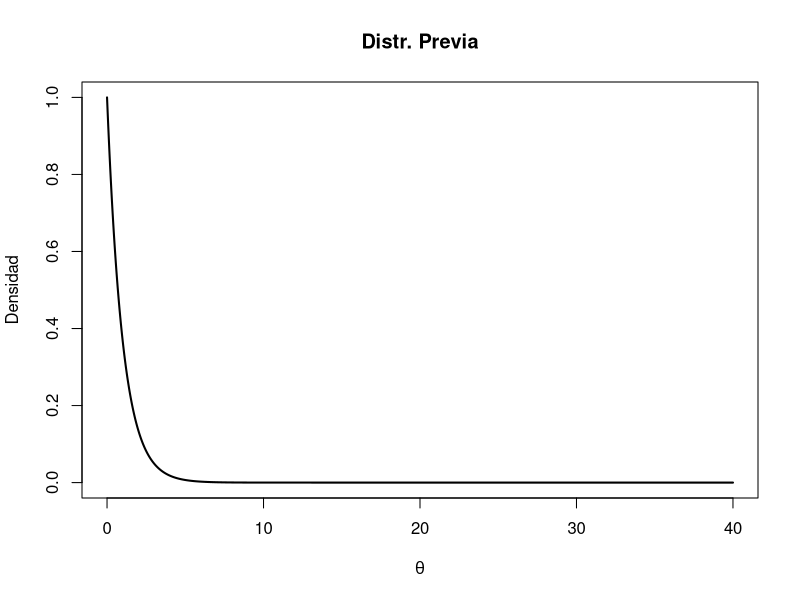
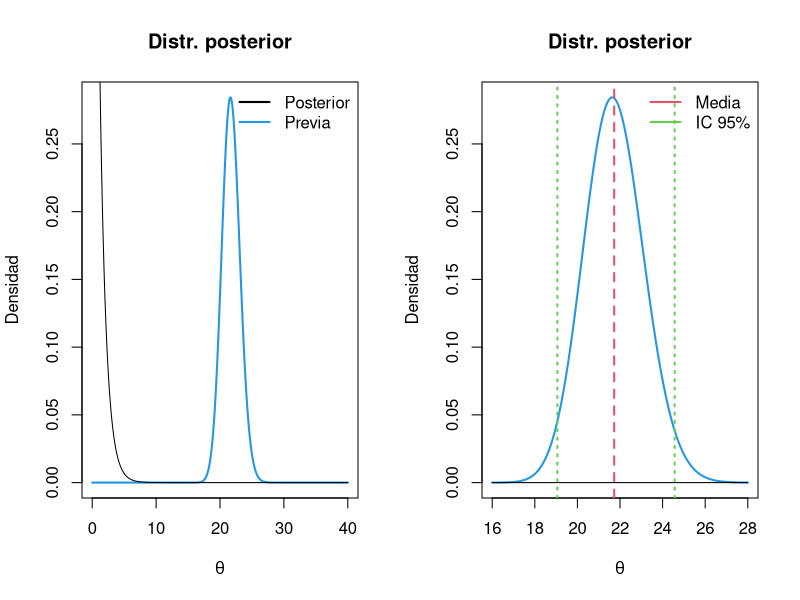

Reproduce these figures in R, in order. (Note: this script raises an error after producing the figures.)
## ---- chunk 1
knitr::opts_chunk$set(echo = TRUE)
## ---- chunk 2
# hiperparametros
a <- 1
b <- 1
# previa
curve(expr = dgamma(x, shape = a, rate = b), from = 0, to = 40, n = 1000, lwd = 2, 
      xlab = expression(theta), ylab = "Densidad", main = "Distr. Previa")
## ---- chunk 3
# datos
y <- c(24, 25, 31, 31, 22, 21, 26, 20, 16, 22)
n <- length(y)
print(n)
# estadistico suficiente
s <- sum(y)
print(s)
# posterior
ap <- a + s
print(ap)
bp <- b + n
print(bp)
# grafico
par(mfrow = c(1,2))
curve(expr = dgamma(x, shape = ap, rate = bp), from = 0, to = 40, n = 1000, lwd = 2, col = 4, 
      xlab = expression(theta), ylab = "Densidad", main = "Distr. posterior")
curve(expr = dgamma(x, shape = a, rate = b), n = 1000, add = T)
legend("topright", legend = c("Posterior","Previa"), col = c(1,4), lwd = 2, bty = "n")
# 
curve(expr = dgamma(x, shape = ap, rate = bp), from = 16, to = 28, n = 1000, lwd = 2, col = 4, 
      xlab = expression(theta), ylab = "Densidad", main = "Distr. posterior")
curve(expr = dgamma(x, shape = a, rate = b), n = 1000, add = T)
abline(v = ap/bp, lwd = 2, lty = 2, col = 2)
abline(v = qgamma(p = c(0.025, 0.975), shape = ap, rate = bp), lwd = 2, lty = 3, col = 3)
legend("topright", legend = c("Media","IC 95%"), col = c(2,3), lwd = 2, bty = "n")
## ---- chunk 4
# estimacion puntual
round(ap/bp, 3)
# intervalo de creidibilidad al 95%
round(qgamma(p = c(0.025, 0.975), shape = ap, rate = bp), 3)
## ---- chunk 5
# previa difusa (previa 1)
a1 <- 1
b1 <- 1
# previa empirica (previa 2)
a2 <- 1
b2 <- 1/mean(y)
# posterior usando previa difusa
ap1 <- a1 + s
bp1 <- b1 + n
# posterior usando previa empirica
ap2 <- a2 + s
bp2 <- b2 + n
# inferencia
tab <- rbind(c(ap1/bp1, qgamma(p = c(0.025, 0.975), shape = ap1, rate = bp1)), 
             c(ap2/bp2, qgamma(p = c(0.025, 0.975), shape = ap2, rate = bp2)))
rownames(tab) <- c("Previa difusa","Previa empírica")
colnames(tab) <- c("Estimación","Q2.5%","Q97.5%")
knitr::kable(x = tab, digits = 3)
## ---- chunk 6
knitr::include_graphics("tumorigenesis.png")
## ---- chunk 7
# grafico
par(mar = c(3,3,1.4,1.4), mgp = c(1.75,.75,0))
curve(expr = dgamma(x, shape = 120, rate = 10), from = 0, to = 25, n = 1000, col = 2, lwd = 1, ylim = c(0,0.5), xlab = expression(theta), ylab = "Densidad", main = "Distr. Previa")
curve(expr = dgamma(x, shape = 12, rate = 1), n = 1000, col = 4, lwd = 1, add = TRUE)
abline(v = 12, lty = 2)
legend("topright", legend = c("Tipo A", "Tipo B"), col = c(2, 4), lty = 1, lwd = 2, bty = "n")
## ---- chunk 8
# datos
yA <- c(12, 9, 12, 14, 13, 13, 15, 8, 15, 6)
yB <- c(11, 11, 10, 9, 9, 8, 7, 10, 6, 8, 8, 9, 7)
# tamaños
nA <- length(yA)
nB <- length(yB)
# estadistico suficiente
sA <- sum(yA)
sB <- sum(yB)
# previa
aA <- 120
bA <- 10
aB <- 12
bB <- 1
# posterior
apA <- aA + sA
bpA <- bA + nA
print(c(apA, bpA))
apB <- aB + sB
bpB <- bB + nB
print(c(apB, bpB))
## ---- chunk 9
# inferencia
tab <- rbind(c(apA/bpA, apA/bpA^2, qgamma(p = c(0.025, 0.975), shape = apA, rate = bpA)), 
             c(apB/bpB, apB/bpB^2, qgamma(p = c(0.025, 0.975), shape = apB, rate = bpB)))
rownames(tab) <- c("Tipo A","Tipo B")
colnames(tab) <- c("Media","Varianza","Q2.5%","Q97.5%")
knitr::kable(x = tab, digits = 3)
## ---- chunk 10
# grafico
par(mar = c(3,3,1.4,1.4), mgp = c(1.75,.75,0))
# tipo A
curve(expr = dgamma(x, shape = apA, rate = bpA), from = 0, to = 25, n = 1000, col = 2, lwd = 2, ylim = c(0,0.5), xlab = expression(theta), ylab = "Densidad", main = "")
curve(expr = dgamma(x, shape = aA,  rate = bA),  n = 1000, col = 2, lwd = 1, lty = 2, add = TRUE)
curve(expr = dgamma(x, shape = apB, rate = bpB), n = 1000, col = 4, lwd = 2, lty = 1, add = TRUE)
curve(expr = dgamma(x, shape = aB,  rate = bB),  n = 1000, col = 4, lwd = 1, lty = 2, add = TRUE)
legend("topright", legend = c("Posterior A","Posterior B","Previa A","Previa B"), col = c(2,4,2,4), lty = c(1,1,2,2), lwd = c(2,3,1,1), bty = "n")
## ---- chunk 11
# grafico
mgrid <- c(1,8,15,25,50)
col <- RColorBrewer::brewer.pal(n = 9, name = "Set1")
par(mar = c(3,3,1.4,1.4), mgp = c(1.75,.75,0))
plot(NA, NA, xlim = c(6,14), ylim = c(0,1), xlab = expression(theta), ylab = "Densidad posterior", main = "Tipo B")
for (j in 1:length(mgrid)) {
  curve(expr = dgamma(x, shape = 12*mgrid[j] + sB, rate = 1*mgrid[j] + nB),  n = 1000, col = col[j], lwd = 2, lty = 1, add = TRUE)
  abline(v = (12*mgrid[j] + sB)/(1*mgrid[j] + nB), lty = 2,  col = col[j])
}
abline(v = (12 + sA)/(1 + nA), lty = 1)
legend("topright", legend = c(paste0("m = ", mgrid), "Media post. A"), col = c(col[1:length(mgrid)], "black"), lty = 1, lwd = 2, bty = "n")
## ---- chunk 12
mgrid <- 1:50
mmean <- (12*mgrid + sB)/(1*mgrid + nB)
mvar  <- (12*mgrid + sB)/(1*mgrid + nB)^2
par(mfrow = c(1,2), mar = c(3,3,1.4,1.4), mgp = c(1.75,.75,0))
# media 
plot(x = mgrid, y = mmean, type = "p", pch = 18, cex = 0.8, ylim = c(9, 12), xlab = "m", ylab = "Media posterior", main = "Tipo B")
abline(h = (12 + sA)/(1 + nA), lty = 1)
# cv
plot(x = mgrid, y = sqrt(mvar)/mmean, type = "p", pch = 18, cex = 0.8, xlab = "m", ylab = "CV posterior", main = "Tipo B")

## ---- chunk 13
# r.1 = riesgo de theta^
# r.12= riesgo de theta0
r.1  <- function(theta, n) theta^0/(4*(1+sqrt(n))^2)
r.2  <- function(theta, n) theta*(1-theta)/n
grid <- seq(from = 0.0, to = 1.0, length = 1000)
# n = 10
fun <- function(x) r.1(x, n=10) - r.2(x, n=10)
uni1 <- uniroot(fun, c(0.0, 0.5))$root
uni2 <- uniroot(fun, c(0.5, 1.0))$root
plot(grid, r.2(theta=grid, n=10), type = 'l', cex.axis=0.7, xlab = expression(theta), ylab = 'Riesgo', lwd = 1, las=1, col="red", main="n=10", ylim=c(0,0.025))
lines(grid, r.1(theta=grid, n=10), lwd = 1, col="blue")
legend("bottom", c(expression(hat(theta)),expression(theta[0])), col = c("blue", "red"), lty=1, lwd=2, bty="n")	
abline(v = uni1, lty = 3)
abline(v = uni2, lty = 3)
points(uni1, r.1(uni1, n=10), pch = 16, cex = 0.8)
points(uni2, r.1(uni2, n=10), pch = 16, cex = 0.8)
text( 0.3, 0.013, '(0.174;0.014)', cex = 1.0 )
text( 0.7, 0.013, '(0.825;0.014)', cex = 1.0 )
segments(uni1, y0=0.01, x1 = uni2, lwd=3)
text( 0.5, 0.008, '0.650', cex = 1.0)
## ---- chunk 14
# n = 50
fun <- function(x) r.1(x, n=50) - r.2(x, n=50)
uni1 <- uniroot(fun, c(0.0, 0.5))$root
uni2 <- uniroot(fun, c(0.5, 1.0))$root
plot(grid, r.2(theta=grid, n=50), type = 'l', cex.axis=0.7, xlab = expression(theta), ylab = 'Riesgo', lwd = 1, las=1, col="red", main="n=50", ylim=c(0,0.025))
lines(grid, r.1(theta=grid, n=50), lwd = 1, col="blue")
legend("top", c(expression(hat(theta)),expression(theta[0])), col = c("blue", "red"), lty=1, lwd=2, bty="n")	
abline(v = uni1, lty = 3)
abline(v = uni2, lty = 3)
points(uni1, r.1(uni1, n=50), pch = 16, cex = 0.8)
points(uni2, r.1(uni2, n=50), pch = 16, cex = 0.8)
text( 0.1, 0.006, '(0.258;0.003)', cex = 1.0 )
text( 0.9, 0.006, '(0.741;0.003)', cex = 1.0 )
segments(uni1, y0=0.01, x1 = uni2, lwd=3)
text( 0.5, 0.008, '0.482', cex = 1.0)
## ---- chunk 15
# n = 100
fun <- function(x) r.1(x, n=100) - r.2(x, n=100)
uni1 <- uniroot(fun, c(0.0, 0.5))$root
uni2 <- uniroot(fun, c(0.5, 1.0))$root
plot(grid, r.2(theta=grid, n=100), type = 'l', cex.axis=0.7, xlab = expression(theta), ylab = 'Riesgo', lwd = 1, las=1, col="red", main="n=100", ylim=c(0,0.025))
lines(grid, r.1(theta=grid, n=100), lwd = 1, col="blue")
legend("top",  c(expression(hat(theta)),expression(theta[0])), col = c("blue", "red"), lty=1, lwd=2, bty="n")	
abline(v = uni1, lty = 3)
abline(v = uni2, lty = 3)
points(uni1, r.1(uni1, n=100), pch = 16, cex = 0.8)
points(uni2, r.1(uni2, n=100), pch = 16, cex = 0.8)
text( 0.1, 0.004, '(0.291;0.002)', cex = 1.0 )
text( 0.9, 0.004, '(0.708;0.002)', cex = 1.0 )
segments(uni1, y0=0.01, x1 = uni2, lwd=3)
text( 0.5, 0.008, '0.416', cex = 1.0)
